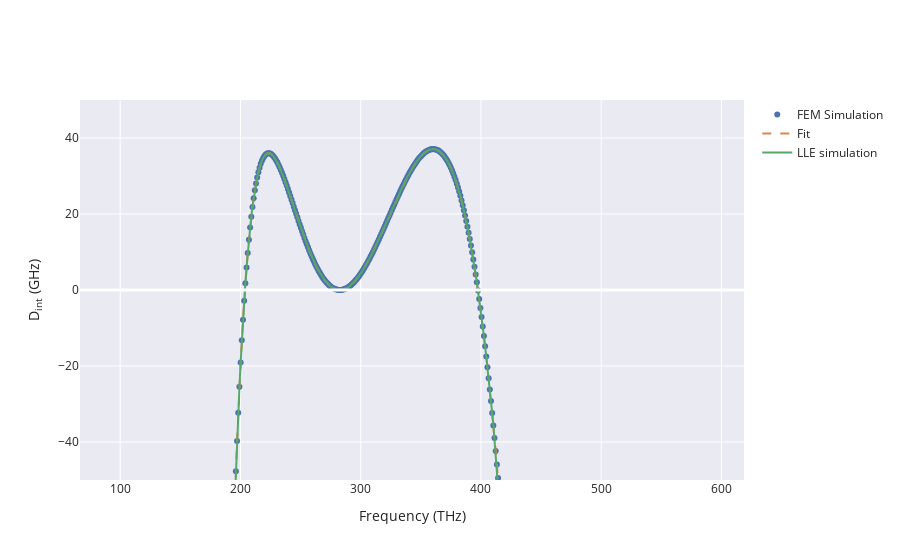

Notebook code for this chart:
### Code cell
#loop reflector parameters
r=0.0
phi=np.pi
R=np.sqrt(r)*np.exp(1j*phi)
res = dict(
        R=23e-6, 
        Qi=1e6, 
        Qc=1e6, 
        γ=3.2, 
        dispfile="./RW1000_H430.csv",
        Bragg=5.0e9,#In terms of frequency shift that the pump mode observes due to bragg
        loop_ref_real=np.real(R),
        loop_ref_imag=np.imag(R) #Reflection coefficient induced effectively by the isolator+loop

)

sim = dict(
    Pin=[140e-3], 
    f_pmp=[283e12],
    φ_pmp=[0], 
    δω=[None], 
    Tscan=0.7e6,
    μ_sim=[-220, 220],
    δω_init= 1e9 * 2 * np.pi,
    δω_end= -6.5e9 * 2 * np.pi,
    num_probe = 5000, 
)

solver = pyLLE.LLEsolver(sim=sim, res=res,debug=True)
fig = solver.Analyze(plot=True)
fig.update_yaxes(range = [-50, 50], title = 'D<sub>int</sub> (GHz)')
fig.show()

### Figure 1 — Plotly figure (JSON) as saved in the notebook; plotly's stock layout.template omitted (floating-point values rounded to 4 significant figures; data arrays with more than 128 entries replaced by an {"elided": "..."} marker saying what was removed)
{"data": [{"legendgroup": "Pump #0", "mode": "markers", "name": "FEM Simulation", "type": "scatter", "uid": "43fae4ad-52da-41b5-a2c2-79f37f129ef7", "x": {"elided": "450 float values"}, "y": {"elided": "450 float values"}}, {"legendgroup": "Pump #0", "line": {"dash": "dash", "width": 2}, "name": "Fit", "type": "scatter", "uid": "01728afd-ff30-48be-ae65-60268aab0806", "x": {"elided": "450 float values"}, "y": {"elided": "450 float values"}}, {"legendgroup": "Pump #0", "mode": "lines", "name": "LLE simulation", "type": "scatter", "uid": "761e41ac-3b3e-4b98-9025-78ff3b03d037", "x": {"elided": "441 float values"}, "y": {"elided": "441 float values"}}], "layout": {"shapes": [{"line": {"color": "white", "width": 3}, "opacity": 1, "type": "line", "x0": 0, "x1": 1, "xref": "x domain", "y0": 0, "y1": 0, "yref": "y"}], "xaxis": {"title": {"text": "Frequency (THz)"}}, "yaxis": {"range": [-50, 50], "title": {"text": "D<sub>int</sub> (GHz)"}}}}
